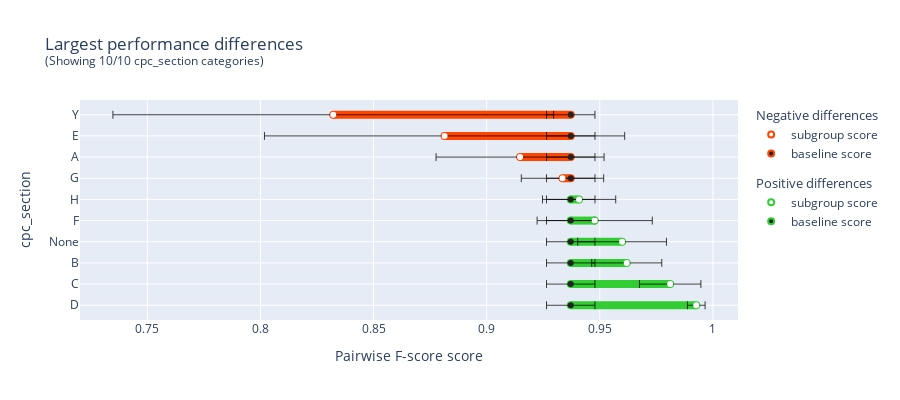

Notebook code cell kept with this figure:
### Markdown cell above
## Fairness Analysis

The er_evaluation.plot_performance_disparities function helps you identify subgroups in the data with the largest performance disparity compared to the overall data performance. You can use any performance metric estimator provided by the package (see the {py:func}`er_evaluation.estimators` module).

Here's an example using "cpc_section" (patent classification code section) as a feature to define subgroups:

### Code cell
protected_feature = pv_data['cpc_section'].apply(lambda x: x[0] if isinstance(x, np.ndarray) and len(x) > 0 else 'None')
protected_feature = pd.concat([reference, protected_feature], join="inner", axis=1).groupby("unique_id").agg("first")["cpc_section"]

ee.plot_performance_disparities(
    prediction=predictions[pd.Timestamp('2021-12-30')],
    reference=reference,
    weights="cluster_size",
    protected_feature=protected_feature,
)

### Figure 1 — Plotly figure (JSON) as saved in the notebook; plotly's stock layout.template omitted (floating-point values rounded to 4 significant figures)
{"data": [{"cliponaxis": false, "hovertemplate": ["%{y}: %{x} (group size: 3)<extra></extra>", "baseline: %{x} (group size: 401)<extra></extra>"], "legendgroup": "Positive differences", "line": {"color": "limegreen", "width": 8}, "marker": {"color": ["white", "#222222"], "line": {"color": ["limegreen", "limegreen"], "width": [2, 2]}, "size": 6, "symbol": 0}, "mode": "lines+text+markers", "opacity": 1, "showlegend": false, "type": "scatter", "x": [0.9927, 0.9372], "xaxis": "x", "y": ["D", "D"], "yaxis": "y"}, {"cliponaxis": false, "error_x": {"array": [0.003903, 0.01071], "color": "black", "thickness": 0.75}, "hoverinfo": "skip", "legendgroup": "Positive differences", "marker": {"color": ["white", "#222222"], "size": 6, "symbol": 0}, "mode": "markers", "opacity": 1, "showlegend": false, "type": "scatter", "x": [0.9927, 0.9372], "xaxis": "x", "y": ["D", "D"], "yaxis": "y"}, {"cliponaxis": false, "hovertemplate": ["%{y}: %{x} (group size: 37)<extra></extra>", "baseline: %{x} (group size: 401)<extra></extra>"], "legendgroup": "Positive differences", "line": {"color": "limegreen", "width": 8}, "marker": {"color": ["white", "#222222"], "line": {"color": ["limegreen", "limegreen"], "width": [2, 2]}, "size": 6, "symbol": 0}, "mode": "lines+text+markers", "opacity": 1, "showlegend": false, "type": "scatter", "x": [0.9811, 0.9372], "xaxis": "x", "y": ["C", "C"], "yaxis": "y"}, {"cliponaxis": false, "error_x": {"array": [0.01358, 0.01071], "color": "black", "thickness": 0.75}, "hoverinfo": "skip", "legendgroup": "Positive differences", "marker": {"color": ["white", "#222222"], "size": 6, "symbol": 0}, "mode": "markers", "opacity": 1, "showlegend": false, "type": "scatter", "x": [0.9811, 0.9372], "xaxis": "x", "y": ["C", "C"], "yaxis": "y"}, {"cliponaxis": false, "hovertemplate": ["%{y}: %{x} (group size: 43)<extra></extra>", "baseline: %{x} (group size: 401)<extra></extra>"], "legendgroup": "Positive differences", "line": {"color": "limegreen", "width": 8}, "marker": {"color": ["white", "#222222"], "line": {"color": ["limegreen", "limegreen"], "width": [2, 2]}, "size": 6, "symbol": 0}, "mode": "lines+text+markers", "opacity": 1, "showlegend": false, "type": "scatter", "x": [0.9619, 0.9372], "xaxis": "x", "y": ["B", "B"], "yaxis": "y"}, {"cliponaxis": false, "error_x": {"array": [0.01549, 0.01071], "color": "black", "thickness": 0.75}, "hoverinfo": "skip", "legendgroup": "Positive differences", "marker": {"color": ["white", "#222222"], "size": 6, "symbol": 0}, "mode": "markers", "opacity": 1, "showlegend": false, "type": "scatter", "x": [0.9619, 0.9372], "xaxis": "x", "y": ["B", "B"], "yaxis": "y"}, {"cliponaxis": false, "hovertemplate": ["%{y}: %{x} (group size: 22)<extra></extra>", "baseline: %{x} (group size: 401)<extra></extra>"], "legendgroup": "Positive differences", "line": {"color": "limegreen", "width": 8}, "marker": {"color": ["white", "#222222"], "line": {"color": ["limegreen", "limegreen"], "width": [2, 2]}, "size": 6, "symbol": 0}, "mode": "lines+text+markers", "opacity": 1, "showlegend": false, "type": "scatter", "x": [0.9599, 0.9372], "xaxis": "x", "y": ["None", "None"], "yaxis": "y"}, {"cliponaxis": false, "error_x": {"array": [0.01962, 0.01071], "color": "black", "thickness": 0.75}, "hoverinfo": "skip", "legendgroup": "Positive differences", "marker": {"color": ["white", "#222222"], "size": 6, "symbol": 0}, "mode": "markers", "opacity": 1, "showlegend": false, "type": "scatter", "x": [0.9599, 0.9372], "xaxis": "x", "y": ["None", "None"], "yaxis": "y"}, {"cliponaxis": false, "hovertemplate": ["%{y}: %{x} (group size: 18)<extra></extra>", "baseline: %{x} (group size: 401)<extra></extra>"], "legendgroup": "Positive differences", "line": {"color": "limegreen", "width": 8}, "marker": {"color": ["white", "#222222"], "line": {"color": ["limegreen", "limegreen"], "width": [2, 2]}, "size": 6, "symbol": 0}, "mode": "lines+text+markers", "opacity": 1, "showlegend": false, "type": "scatter", "x": [0.9478, 0.9372], "xaxis": "x", "y": ["F", "F"], "yaxis": "y"}, {"cliponaxis": false, "error_x": {"array": [0.02546, 0.01071], "color": "black", "thickness": 0.75}, "hoverinfo": "skip", "legendgroup": "Positive differences", "marker": {"color": ["white", "#222222"], "size": 6, "symbol": 0}, "mode": "markers", "opacity": 1, "showlegend": false, "type": "scatter", "x": [0.9478, 0.9372], "xaxis": "x", "y": ["F", "F"], "yaxis": "y"}, {"cliponaxis": false, "hovertemplate": ["%{y}: %{x} (group size: 89)<extra></extra>", "baseline: %{x} (group size: 401)<extra></extra>"], "legendgroup": "Positive differences", "line": {"color": "limegreen", "width": 8}, "marker": {"color": ["white", "#222222"], "line": {"color": ["limegreen", "limegreen"], "width": [2, 2]}, "size": 6, "symbol": 0}, "mode": "lines+text+markers", "opacity": 1, "showlegend": false, "type": "scatter", "x": [0.9409, 0.9372], "xaxis": "x", "y": ["H", "H"], "yaxis": "y"}, {"cliponaxis": false, "error_x": {"array": [0.01619, 0.01071], "color": "black", "thickness": 0.75}, "hoverinfo": "skip", "legendgroup": "Positive differences", "marker": {"color": ["white", "#222222"], "size": 6, "symbol": 0}, "mode": "markers", "opacity": 1, "showlegend": false, "type": "scatter", "x": [0.9409, 0.9372], "xaxis": "x", "y": ["H", "H"], "yaxis": "y"}, {"cliponaxis": false, "hovertemplate": ["%{y}: %{x} (group size: 102)<extra></extra>", "baseline: %{x} (group size: 401)<extra></extra>"], "legendgroup": "Negative differences", "line": {"color": "orangered", "width": 8}, "marker": {"color": ["white", "#222222"], "line": {"color": ["orangered", "orangered"], "width": [2, 2]}, "size": 6, "symbol": 0}, "mode": "lines+text+markers", "opacity": 1, "showlegend": false, "type": "scatter", "x": [0.9335, 0.9372], "xaxis": "x", "y": ["G", "G"], "yaxis": "y"}, {"cliponaxis": false, "error_x": {"array": [0.01821, 0.01071], "color": "black", "thickness": 0.75}, "hoverinfo": "skip", "legendgroup": "Negative differences", "marker": {"color": ["white", "#222222"], "size": 6, "symbol": 0}, "mode": "markers", "opacity": 1, "showlegend": false, "type": "scatter", "x": [0.9335, 0.9372], "xaxis": "x", "y": ["G", "G"], "yaxis": "y"}, {"cliponaxis": false, "hovertemplate": ["%{y}: %{x} (group size: 50)<extra></extra>", "baseline: %{x} (group size: 401)<extra></extra>"], "legendgroup": "Negative differences", "line": {"color": "orangered", "width": 8}, "marker": {"color": ["white", "#222222"], "line": {"color": ["orangered", "orangered"], "width": [2, 2]}, "size": 6, "symbol": 0}, "mode": "lines+text+markers", "opacity": 1, "showlegend": false, "type": "scatter", "x": [0.9148, 0.9372], "xaxis": "x", "y": ["A", "A"], "yaxis": "y"}, {"cliponaxis": false, "error_x": {"array": [0.03713, 0.01071], "color": "black", "thickness": 0.75}, "hoverinfo": "skip", "legendgroup": "Negative differences", "marker": {"color": ["white", "#222222"], "size": 6, "symbol": 0}, "mode": "markers", "opacity": 1, "showlegend": false, "type": "scatter", "x": [0.9148, 0.9372], "xaxis": "x", "y": ["A", "A"], "yaxis": "y"}, {"cliponaxis": false, "hovertemplate": ["%{y}: %{x} (group size: 6)<extra></extra>", "baseline: %{x} (group size: 401)<extra></extra>"], "legendgroup": "Negative differences", "line": {"color": "orangered", "width": 8}, "marker": {"color": ["white", "#222222"], "line": {"color": ["orangered", "orangered"], "width": [2, 2]}, "size": 6, "symbol": 0}, "mode": "lines+text+markers", "opacity": 1, "showlegend": false, "type": "scatter", "x": [0.8814, 0.9372], "xaxis": "x", "y": ["E", "E"], "yaxis": "y"}, {"cliponaxis": false, "error_x": {"array": [0.07961, 0.01071], "color": "black", "thickness": 0.75}, "hoverinfo": "skip", "legendgroup": "Negative differences", "marker": {"color": ["white", "#222222"], "size": 6, "symbol": 0}, "mode": "markers", "opacity": 1, "showlegend": false, "type": "scatter", "x": [0.8814, 0.9372], "xaxis": "x", "y": ["E", "E"], "yaxis": "y"}, {"cliponaxis": false, "hovertemplate": ["%{y}: %{x} (group size: 31)<extra></extra>", "baseline: %{x} (group size: 401)<extra></extra>"], "legendgroup": "Negative differences", "line": {"color": "orangered", "width": 8}, "marker": {"color": ["white", "#222222"], "line": {"color": ["orangered", "orangered"], "width": [2, 2]}, "size": 6, "symbol": 0}, "mode": "lines+text+markers", "opacity": 1, "showlegend": false, "type": "scatter", "x": [0.8322, 0.9372], "xaxis": "x", "y": ["Y", "Y"], "yaxis": "y"}, {"cliponaxis": false, "error_x": {"array": [0.0974, 0.01071], "color": "black", "thickness": 0.75}, "hoverinfo": "skip", "legendgroup": "Negative differences", "marker": {"color": ["white", "#222222"], "size": 6, "symbol": 0}, "mode": "markers", "opacity": 1, "showlegend": false, "type": "scatter", "x": [0.8322, 0.9372], "xaxis": "x", "y": ["Y", "Y"], "yaxis": "y"}, {"legendgroup": "Negative differences", "legendgrouptitle": {"text": "Negative differences"}, "marker": {"color": "white", "line": {"color": "orangered", "width": 2}, "size": 6, "symbol": 0}, "mode": "markers", "name": "subgroup score", "type": "scatter", "x": [null], "y": [null]}, {"legendgroup": "Negative differences", "legendgrouptitle": {"text": "Negative differences"}, "marker": {"color": "#222222", "line": {"color": "orangered", "width": 2}, "size": 6, "symbol": 0}, "mode": "markers", "name": "baseline score", "type": "scatter", "x": [null], "y": [null]}, {"legendgroup": "Positive differences", "legendgrouptitle": {"text": "Positive differences"}, "marker": {"color": "white", "line": {"color": "limegreen", "width": 2}, "size": 6, "symbol": 0}, "mode": "markers", "name": "subgroup score", "type": "scatter", "x": [null], "y": [null]}, {"legendgroup": "Positive differences", "legendgrouptitle": {"text": "Positive differences"}, "marker": {"color": "#222222", "line": {"color": "limegreen", "width": 2}, "size": 6, "symbol": 0}, "mode": "markers", "name": "baseline score", "type": "scatter", "x": [null], "y": [null]}], "layout": {"height": 400, "title": {"text": "Largest performance differences<br><sup>(Showing 10/10 cpc_section categories)</sup>"}, "xaxis": {"anchor": "y", "domain": [0, 1], "title": {"text": "Pairwise F-score score"}}, "yaxis": {"anchor": "x", "domain": [0, 1], "tickmode": "linear", "title": {"text": "cpc_section"}}}}
